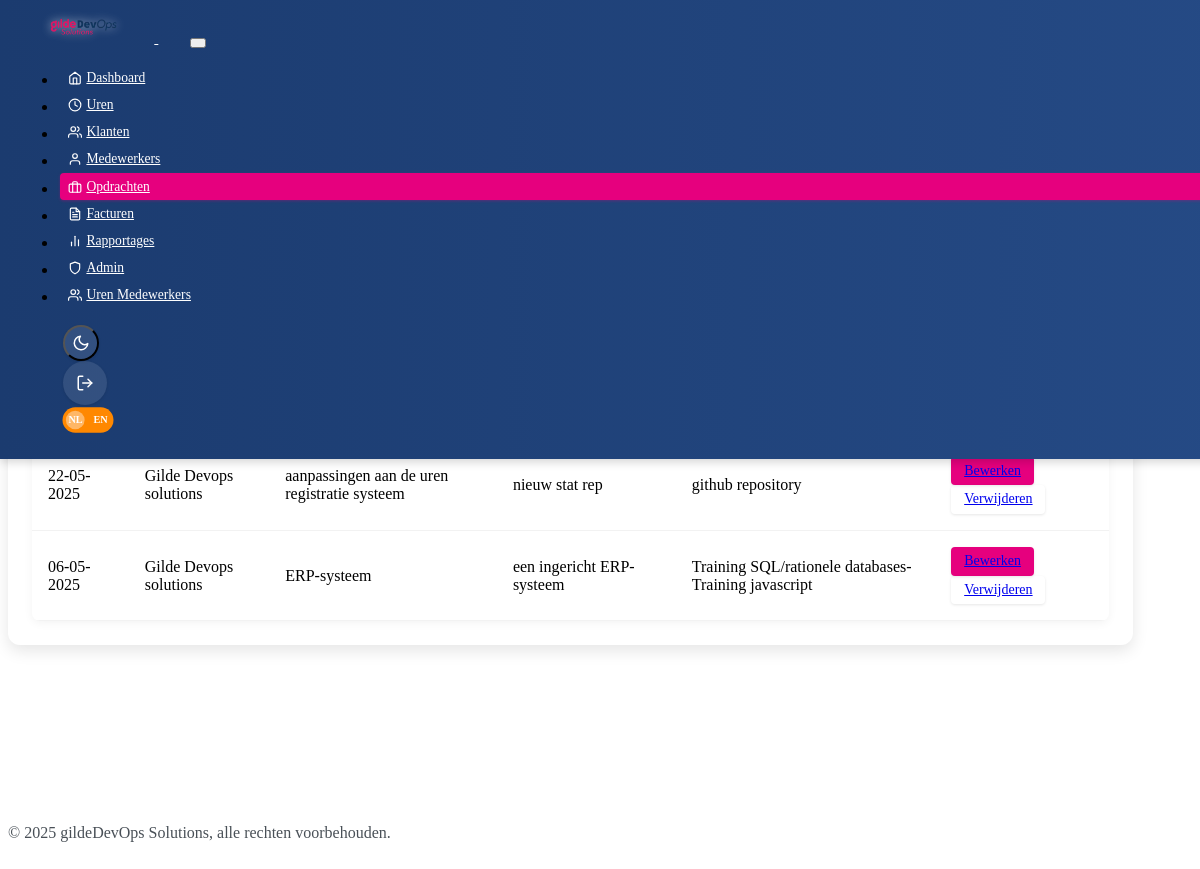
Before: /opdrachten (signed in) with the older database file.
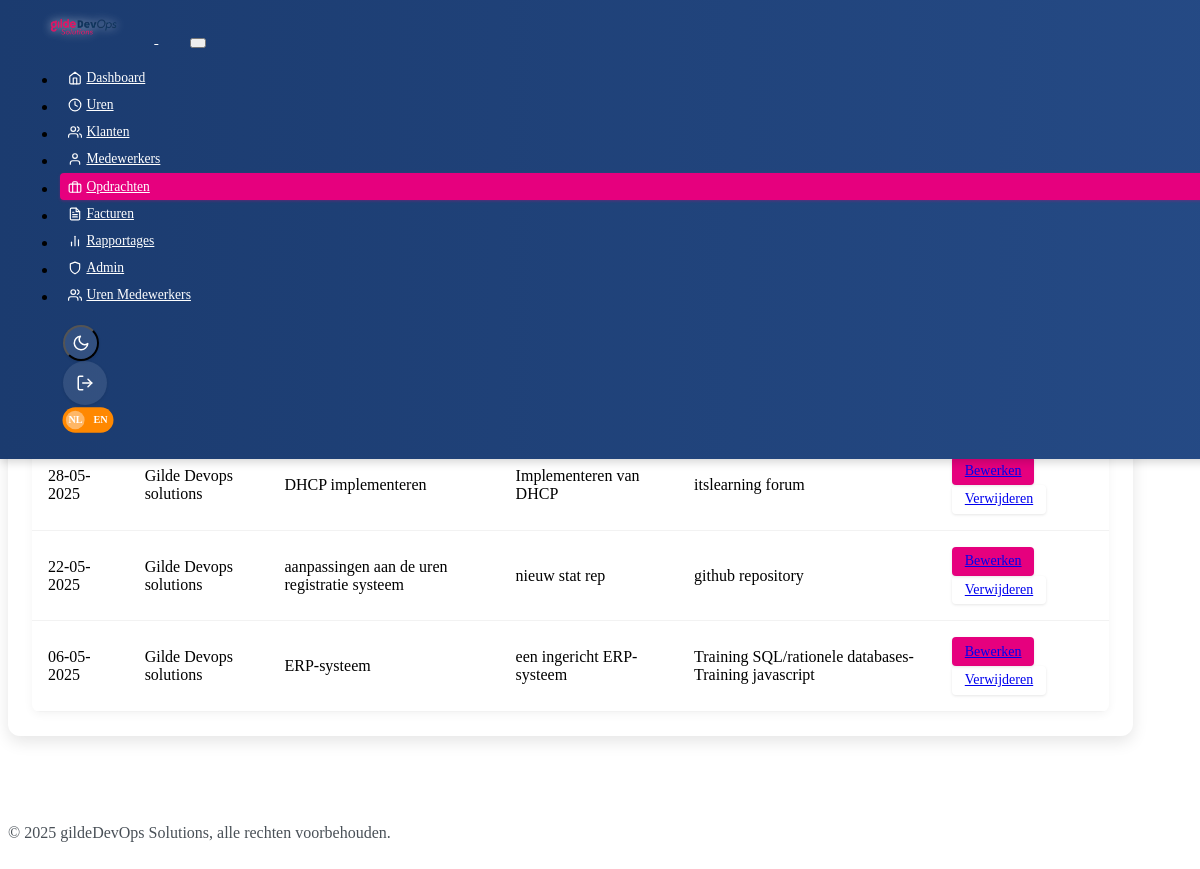
After: the same page with the newer database file.
### models.py (models this page shows, shortened)
class Opdracht(db.Model):
    __tablename__ = 'opdracht'
    id = db.Column(db.Integer, primary_key=True)
    klant_id = db.Column(db.Integer, db.ForeignKey('klant.id', ondelete='CASCADE'), nullable=False)
    titel = db.Column(db.String(200), nullable=False)
    omschrijving = db.Column(db.Text)
    aanvraagdatum = db.Column(db.Date, nullable=False, default=datetime.utcnow)
    benodigde_kennis = db.Column(db.String(500))
    deadline = db.Column(db.Date, nullable=True)
    status = db.Column(db.String(50), default='open')  # open, in-progress, completed, cancelled
    uurtarief = db.Column(db.Float, nullable=True)  # Hourly rate for this assignment
    created_at = db.Column(db.DateTime, default=datetime.utcnow)
    werkzaamheden = db.relationship('Werkzaamheid', backref='opdracht', lazy=True)
    facturen = db.relationship('Factuur', backref='opdracht', lazy=True)
    time_entries = db.relationship('TimeEntry', backref='opdracht', lazy=True)  # Link to time entries
    check_ins = db.relationship('CheckIn', backref='opdracht', lazy=True)  # Link to check-ins
    __table_args__ = (
        Index('idx_opdracht_klant', 'klant_id'),
        Index('idx_opdracht_datum', 'aanvraagdatum'),
        Index('idx_opdracht_status', 'status'),
    )

class Klant(db.Model):
    __tablename__ = 'klant'
    id = db.Column(db.Integer, primary_key=True)
    bedrijfsnaam = db.Column(db.String(100), nullable=False)
    voornaam = db.Column(db.String(50), nullable=False)
    tussenvoegsel = db.Column(db.String(20))
    achternaam = db.Column(db.String(50), nullable=False)
    functie = db.Column(db.String(100))
    email = db.Column(db.String(120), unique=True, nullable=False)
    telefoonnummer = db.Column(db.String(20))
    adres = db.Column(db.String(200))
    postcode = db.Column(db.String(10))
    plaats = db.Column(db.String(100))
    land = db.Column(db.String(100), default='Nederland')
    btw_nummer = db.Column(db.String(50))
    kvk_nummer = db.Column(db.String(50))
    status = db.Column(db.String(50), default='actief')  # actief, inactief, prospect
    created_at = db.Column(db.DateTime, default=datetime.utcnow)
    opdrachten = db.relationship('Opdracht', backref='klant', lazy=True)
    facturen = db.relationship('Factuur', backref='klant', lazy=True)
    __table_args__ = (
        Index('idx_klant_email', 'email'),
        Index('idx_klant_naam', 'bedrijfsnaam', 'achternaam'),
        Index('idx_klant_status', 'status'),
    )

### routes.py (the view, shortened to what this page needs)
@app.route('/opdrachten')
@login_required
def opdrachten():
    search = request.args.get('search', '')
    query = Opdracht.query
    opdrachten = query.order_by(Opdracht.aanvraagdatum.desc()).all()
    return render_template('opdrachten.html', opdrachten=opdrachten, search=search)

### app.py (called while the page is built)
    @app.context_processor
    def inject_role_enum():
        return {'RoleEnum': RoleEnum}

### models.py (called while the page is built)
    def has_role(self, role_name):
        if self.role:
            return self.role.name == role_name
        return False

### routes.py (called while the page is built)
@login_manager.user_loader
def load_user(user_id):
    return User.query.get(int(user_id))

### templates/opdrachten.html (shortened to what this page needs)
{% extends "base.html" %}
{% block content %}
<div class="row">
    <div class="col-md-12">
        <div class="card">
            <div class="card-header">
                <div class="d-flex justify-content-between align-items-center">
                    <h5 class="mb-0" data-translate="Opdrachten Overzicht">Opdrachten Overzicht</h5>
                    {% if not export_mode %}
                    <div class="d-flex gap-2">
                        <div class="dropdown">
                            <button class="btn btn-secondary dropdown-toggle" type="button" data-bs-toggle="dropdown">
                            </button>
                            <ul class="dropdown-menu">
                                <li><a class="dropdown-item" href="{{ url_for('export_data', entity='opdrachten', format='pdf') }}">
                                     PDF
                                </a></li>
                                <li><a class="dropdown-item" href="{{ url_for('export_data', entity='opdrachten', format='excel') }}">
                                    <i data-feather="file"></i> Excel
                                </a></li>
                                <li><a class="dropdown-item" href="{{ url_for('export_data', entity='opdrachten', format='csv') }}">
                                    <i data-feather="file"></i> CSV
                                </a></li>
                            </ul>
                        </div>
                        <a href="{{ url_for('add_opdracht') }}" class="btn btn-primary">
                        </a>
                    </div>
                    {% endif %}
                </div>
            </div>
            <div class="card-body">
                {% if not export_mode %}
                <form class="mb-4" method="GET">
                    <div class="input-group">
                        <input type="text" class="form-control" name="search"
                               data-placeholder="Zoek op titel of omschrijving..."
                               placeholder="Zoek op titel of omschrijving..."
                               value="{{ search }}">
                        <button class="btn btn-outline-secondary" type="submit" data-translate="Zoeken">Zoeken</button>
                    </div>
                </form>
                {% endif %}
                <div class="table-responsive">
                    <table class="table">
                        <thead>
                            <tr>
                                <th data-translate="Datum">Datum</th>
                                <th data-translate="Klant">Klant</th>
                                <th data-translate="Titel">Titel</th>
                                <th data-translate="Omschrijving">Omschrijving</th>
                                <th data-translate="Benodigde Kennis">Benodigde Kennis</th>
                            </tr>
                        </thead>
                        <tbody>
                            {% for opdracht in opdrachten %}
                            <tr>
                                <td>{{ opdracht.aanvraagdatum.strftime('%d-%m-%Y') }}</td>
                                <td>{{ opdracht.klant.bedrijfsnaam }}</td>
                                <td>{{ opdracht.titel }}</td>
                                <td>{{ opdracht.omschrijving }}</td>
                                <td>{{ opdracht.benodigde_kennis or '-' }}</td>
                                <td class="text-end">
                                    <a href="{{ url_for('edit_opdracht', id=opdracht.id) }}" class="btn btn-sm btn-primary">
                                    </a>
                                    <a href="{{ url_for('delete_opdracht', id=opdracht.id) }}" class="btn btn-sm btn-danger"
                                       onclick="return confirm('Weet je zeker dat je deze opdracht wilt verwijderen?')">
                                    </a>
                                </td>
                            </tr>
                            {% endfor %}
                        </tbody>
                    </table>
                </div>
            </div>
        </div>
    </div>
</div>
{% endblock %}

### templates/base.html (shortened to what this page needs)
<!DOCTYPE html>
<html lang="en" data-bs-theme="dark">
<head>
    <link href="https://cdn.replit.com/agent/bootstrap-agent-dark-theme.min.css" rel="stylesheet">
    <link href="https://cdn.jsdelivr.net/npm/feather-icons/dist/feather.min.css" rel="stylesheet">
    <link href="{{ url_for('static', filename='css/custom.css') }}" rel="stylesheet">
    <link href="{{ url_for('static', filename='css/modal-fix.css') }}" rel="stylesheet">
</head>
<body>
    <nav class="navbar navbar-expand-lg navbar-dark">
        <div class="container">
            <a class="navbar-brand" href="{{ url_for('index') }}">
                <img src="{{ url_for('static', filename='logo.webp') }}" alt="UrenRegistratie Logo" height="50" width="auto">
            </a>
            {% if current_user.is_authenticated %}
            <button class="navbar-toggler" type="button" data-bs-toggle="collapse" data-bs-target="#navbarNav" aria-controls="navbarNav" aria-expanded="false" aria-label="Toggle navigation">
            </button>
            <div class="collapse navbar-collapse" id="navbarNav">
                <ul class="navbar-nav me-auto">
                    <li class="nav-item">
                        <a class="nav-link{% if request.path == url_for('dashboard') %} active{% endif %}" href="{{ url_for('dashboard') }}">
                            <i data-feather="home" class="feather-sm"></i> <span data-translate="Dashboard">Dashboard</span>
                        </a>
                    </li>
                    <li class="nav-item">
                        <a class="nav-link{% if request.path == url_for('time_entries') %} active{% endif %}" href="{{ url_for('time_entries') }}">
                            <i data-feather="clock" class="feather-sm"></i> <span data-translate="Uren">Uren</span>
                        </a>
                    </li>
                    <li class="nav-item">
                        <a class="nav-link{% if request.path == url_for('klanten') %} active{% endif %}" href="{{ url_for('klanten') }}">
                            <i data-feather="users" class="feather-sm"></i> <span data-translate="Klanten">Klanten</span>
                        </a>
                    </li>
                    <li class="nav-item">
                        <a class="nav-link{% if request.path == url_for('medewerkers') %} active{% endif %}" href="{{ url_for('medewerkers') }}">
                            <i data-feather="user" class="feather-sm"></i> <span data-translate="Medewerkers">Medewerkers</span>
                        </a>
                    </li>
                    <li class="nav-item">
                        <a class="nav-link{% if request.path == url_for('opdrachten') %} active{% endif %}" href="{{ url_for('opdrachten') }}">
                            <i data-feather="briefcase" class="feather-sm"></i> <span data-translate="Opdrachten">Opdrachten</span>
                        </a>
                    </li>
                    <li class="nav-item">
                        <a class="nav-link{% if request.path == url_for('facturen') %} active{% endif %}" href="{{ url_for('facturen') }}">
                            <i data-feather="file-text" class="feather-sm"></i> <span data-translate="Facturen">Facturen</span>
                        </a>
                    </li>
                    <li class="nav-item">
                        <a class="nav-link{% if request.path == url_for('reports_dashboard') %} active{% endif %}" href="{{ url_for('reports_dashboard') }}">
                            <i data-feather="bar-chart-2" class="feather-sm"></i> <span data-translate="Rapportages">Rapportages</span>
                        </a>
                    </li>
                    {% if current_user.has_role(RoleEnum.ADMIN) %}
                    <li class="nav-item">
                        <a class="nav-link{% if request.path == url_for('admin_dashboard') %} active{% endif %}" href="{{ url_for('admin_dashboard') }}">
                            <i data-feather="shield" class="feather-sm"></i> <span data-translate="Admin">Admin</span>
                        </a>
                    </li>
                    {% endif %}
                    {% if current_user.has_role(RoleEnum.ADMIN) or current_user.has_role(RoleEnum.AFDELINGSHOOFD) or current_user.has_role(RoleEnum.VERKOOP) %}
                    <li class="nav-item">
                        <a class="nav-link{% if request.path == url_for('admin_employee_time_entries') %} active{% endif %}" href="{{ url_for('admin_employee_time_entries') }}">
                            <i data-feather="users" class="feather-sm"></i> <span data-translate="Uren Medewerkers">Uren Medewerkers</span>
                        </a>
                    </li>
                    {% endif %}
                </ul>
                <ul class="navbar-nav user-actions">
                    <li class="nav-item">
                        <button class="btn btn-link" id="themeToggle" aria-label="Toggle theme">
                            <i data-feather="moon" class="feather-sm"></i>
                        </button>
                    </li>
                    <li class="nav-item">
                        <a class="btn btn-link" href="{{ url_for('logout') }}" aria-label="Logout">
                            <i data-feather="log-out" class="feather-sm"></i>
                        </a>
                    </li>
                    <li class="nav-item d-flex align-items-center">
                        <label class="language-toggle ms-2" id="languageToggle">
                            <span class="language-toggle-slider">
                                <span class="lang-label lang-nl">NL</span>
                                <span class="lang-label lang-en">EN</span>
                            </span>
                        </label>
                    </li>
                </ul>
            </div>
            {% endif %}
        </div>
    </nav>
    <main class="container mt-4">
        <div class="row">
            <div class="col-12">
                {% block content %}{% endblock %}
            </div>
        </div>
    </main>
    <footer class="mt-5 py-3 text-center text-muted">
        <div class="container">
            <p class="mb-0">&copy; 2025 gildeDevOps Solutions, <span data-translate="alle rechten voorbehouden.">alle rechten voorbehouden.</span></p>
        </div>
    </footer>
</body>
</html>

### templates/base.html (style rules this page uses)
.navbar { position: fixed; top: 0; left: 0; width: 100%; z-index: 1000; transition: all 0.3s ease; box-shadow: 0 2px 10px rgba(0, 0, 0, 0.2); background: linear-gradient(to right, var(--gilde-secondary), #254a85) !important; padding: 0.5rem 1rem; }
[data-bs-theme="light"] .form-control { color: #212529 !important; }
[data-bs-theme="light"] .form-control::placeholder { color: #6c757d !important; }
.navbar .nav-link { position: relative; padding: 0.8rem 1rem; font-weight: 500; border-radius: 4px; margin: 0 2px; }
.navbar .nav-link::after { content: ''; position: absolute; bottom: 0; left: 50%; width: 0; height: 3px; background-color: var(--gilde-primary); transition: all 0.3s ease; transform: translateX(-50%); }
.navbar .nav-link:hover::after, .navbar .nav-link.active::after { width: 80%; }
.navbar-brand { padding: 0.5rem 0; margin-right: 2rem; }
.navbar-brand img { filter: drop-shadow(0 0 5px rgba(255, 255, 255, 0.6)); transition: transform 0.3s ease; }
body { padding-top: 70px; min-height: 100vh; }
footer { margin-top: auto; padding: 20px 0; }
.user-actions .nav-item { display: flex; align-items: center; }
.user-actions .btn-link { color: var(--gilde-text); border-radius: 50%; width: 36px; height: 36px; display: flex; align-items: center; justify-content: center; transition: all 0.3s ease; background-color: rgba(255, 255, 255, 0.1); margin: 0 5px; }

Changed rows visible on the page:
added Opdracht: aanvraagdatum "28-05-2025", klant.bedrijfsnaam "Gilde Devops solutions", titel "DHCP implementeren", omschrijving "Implementeren van DHCP", benodigde_kennis "itslearning forum"
